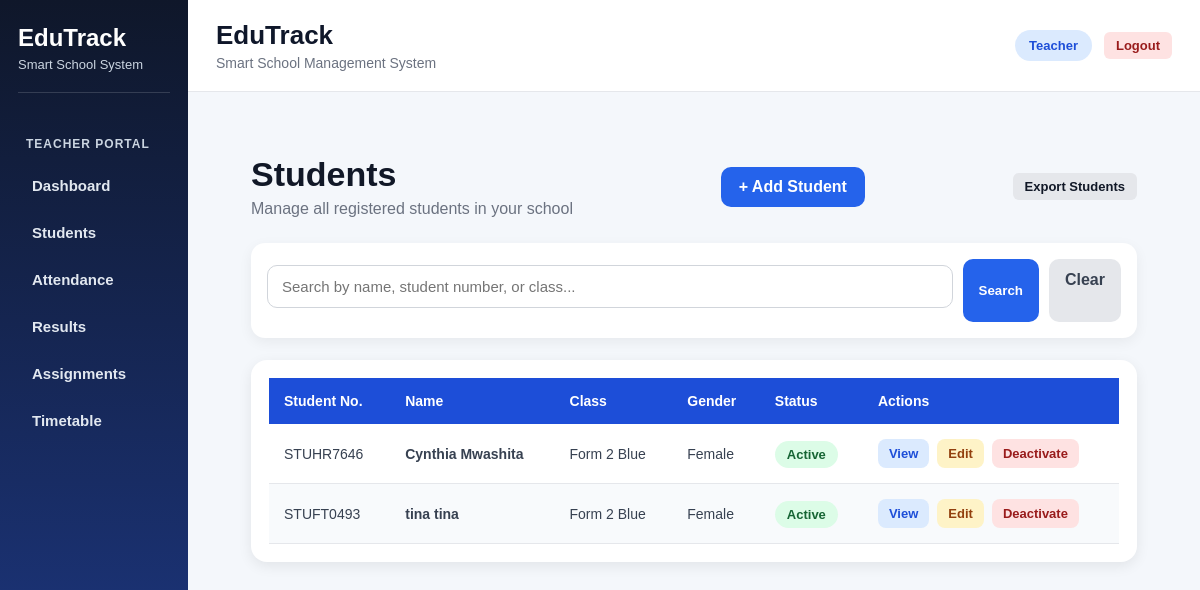
The page /students (signed in) on the database its author committed.
### tables this page shows
CREATE TABLE students (
            id INTEGER PRIMARY KEY AUTOINCREMENT,
            school_id INTEGER,
            student_number TEXT UNIQUE,
            first_name TEXT,
            last_name TEXT,
            birthday TEXT,
            gender TEXT,
            enrollment_date TEXT,
            leaving_year TEXT,
            class_name TEXT,
            boarding_status TEXT,
            home_address TEXT,
            mailing_address TEXT,
            student_phone TEXT,
            medical_info TEXT,
            emergency_contact TEXT,
            guardian1_name TEXT,
            guardian1_relationship TEXT,
            guardian1_phone TEXT,
            guardian1_whatsapp TEXT,
            guardian1_email TEXT,
            guardian2_name TEXT,
            guardian2_relationship TEXT,
            guardian2_phone TEXT,
            guardian2_whatsapp TEXT,
            guardian2_email TEXT,
            current_status TEXT
        );

### app.py (the view, shortened to what this page needs)
@app.route("/students")
@login_required
@roles_required("super_admin", "school_admin", "teacher")
def students():
    search = request.args.get("search", "").strip()
    school_id = session.get("school_id")
    role = session.get("role")
    params = []
    query = """
        SELECT *,
               COALESCE(current_status, 'Active') AS status
        FROM students
        WHERE 1=1
    """
    if role != "super_admin":
        query += " AND school_id = ?"
        params.append(school_id)
    query += " ORDER BY class_name, last_name, first_name"
    students = fetch_all(query, tuple(params))
    return render_template("students.html", students=students, search=search)

### app.py (called while the page is built, shortened)
def is_postgres():
    return os.environ.get("DATABASE_URL") is not None

def get_db():
    if is_postgres():
        return psycopg2.connect(
            os.environ.get("DATABASE_URL"),
            cursor_factory=RealDictCursor
        )
    conn = sqlite3.connect(DB_PATH)
    conn.row_factory = sqlite3.Row
    return conn

def convert_query(query: str) -> str:
    if is_postgres():
        return query.replace("?", "%s")
    return query

def fetch_one(query, params=()):
    conn = get_db()
    cursor = conn.cursor()
    cursor.execute(convert_query(query), params)
    row = cursor.fetchone()
    conn.close()
    return row

def fetch_all(query, params=()):
    conn = get_db()
    cursor = conn.cursor()
    cursor.execute(convert_query(query), params)
    rows = cursor.fetchall()
    conn.close()
    return rows

def login_required(f):
    @wraps(f)
    def wrapper(*args, **kwargs):
        if "user_id" not in session:
            flash("Please log in first.", "warning")
            return redirect(url_for("login"))
        school_id = session.get("school_id")
        role = session.get("role")
        if role != "super_admin" and school_id:
            school = fetch_one("SELECT * FROM schools WHERE id = ?", (school_id,))
            if school:
                is_active = row_get(school, "is_active", 1)
                subscription_status = row_get(school, "subscription_status", "active")
                if int(is_active or 0) != 1 or subscription_status in ["suspended", "overdue"]:
                    session.clear()
                    return redirect(url_for("subscription_expired"))
        return f(*args, **kwargs)
    return wrapper

def roles_required(*allowed_roles):
    def decorator(f):
        @wraps(f)
        def wrapper(*args, **kwargs):
            if "user_id" not in session:
                flash("Please log in first.", "warning")
                return redirect(url_for("login"))
            role = session.get("role")
            return f(*args, **kwargs)
        return wrapper
    return decorator

def row_get(row, key, default=None):
    try:
        if row is None:
            return default
        if isinstance(row, dict):
            return row.get(key, default)
        if hasattr(row, "keys") and key not in row.keys():
            return default
        return row[key]
    except Exception:
        return default

### templates/students.html (shortened to what this page needs)
{% extends "base.html" %}
{% block content %}
<div class="students-page">
  <div class="students-header">
    <div>
      <h1>Students</h1>
      <p>Manage all registered students in your school</p>
    </div>
    <a href="{{ url_for('add_student') }}" class="add-student-btn">
      + Add Student
    </a>
    <a href="{{ url_for('export_students_csv') }}" class="btn btn-secondary">
    Export Students
</a>
  </div>
  <form method="GET" action="{{ url_for('students') }}" class="student-search-box">
    <input
      type="text"
      name="search"
      placeholder="Search by name, student number, or class..."
      value="{{ search or '' }}"
    >
    <button type="submit">Search</button>
    <a href="{{ url_for('students') }}">Clear</a>
  </form>
  <div class="student-table-card">
    <div class="table-scroll">
      <table class="student-table">
        <thead>
          <tr>
            <th>Student No.</th>
            <th>Name</th>
            <th>Class</th>
            <th>Gender</th>
            <th>Status</th>
            <th>Actions</th>
          </tr>
        </thead>
        <tbody>
          {% for student in students %}
          <tr>
            <td>{{ student.student_number }}</td>
            <td class="student-name">{{ student.first_name }} {{ student.last_name }}</td>
            <td>{{ student.class_name }}</td>
            <td>{{ student.gender }}</td>
            <td>
              {% if student.status == "Active" %}
                <span class="student-status active">Active</span>
              {% else %}
                <span class="student-status inactive">Inactive</span>
              {% endif %}
            </td>
            <td>
              <div class="student-actions">
                <a href="{{ url_for('student_profile', id=student.id) }}" class="action-btn view">View</a>
                <a href="{{ url_for('edit_student', id=student.id) }}" class="action-btn edit">Edit</a>
                {% if student.status == "Active" %}
                <form action="{{ url_for('deactivate_student', student_id=student.id) }}" method="POST">
                  <button type="submit" class="action-btn deactivate">Deactivate</button>
                </form>
                {% else %}
                <form action="{{ url_for('reactivate_student', student_id=student.id) }}" method="POST">
                  <button type="submit" class="action-btn reactivate">Reactivate</button>
                </form>
                {% endif %}
              </div>
            </td>
          </tr>
          {% else %}
          <tr>
            <td colspan="6" class="empty-row">No students found.</td>
          </tr>
          {% endfor %}
        </tbody>
      </table>
    </div>
  </div>
</div>
{% endblock %}

### static/style.css (style rules this page uses)
* { margin: 0; padding: 0; box-sizing: border-box; }
body { font-family: Arial, sans-serif; background: #f4f7fb; color: #1f2937; }
a { text-decoration: none; }
.btn { display: inline-block; border: none; padding: 10px 16px; border-radius: 10px; font-weight: 700; cursor: pointer; transition: 0.2s ease; }
table { width: 100%; border-collapse: collapse; background: white; }
table th { background: #eff6ff; color: #1e3a8a; text-align: left; padding: 14px; font-size: 14px; }
table td { padding: 14px; border-bottom: 1px solid #e5e7eb; font-size: 14px; }
input, select, textarea { width: 100%; padding: 12px 14px; border: 1px solid #d1d5db; border-radius: 10px; font-size: 14px; background: white; margin-top: 6px; margin-bottom: 14px; }
.btn-secondary { background: #e5e7eb; color: #111827; }
table th { background: #1e3a8a; color: white; font-weight: 600; }
table tr:nth-child(even) { background: #f8fafc; }
.btn { border-radius: 10px; font-weight: 600; transition: 0.2s ease; }
.students-header { margin-bottom: 20px; }
.student-actions { display: flex; gap: 8px; flex-wrap: wrap; align-items: center; }
.student-name { font-weight: 600; }
.btn { padding: 6px 12px; border-radius: 6px; font-size: 13px; text-decoration: none; border: none; cursor: pointer; }
.students-page { padding: 35px; }
.students-header { display: flex; justify-content: space-between; align-items: center; margin-bottom: 25px; }
.students-header h1 { font-size: 34px; margin: 0; color: #111827; }
.students-header p { margin-top: 6px; color: #6b7280; }
.add-student-btn { background: #2563eb; color: white !important; padding: 11px 18px; border-radius: 10px; text-decoration: none; font-weight: 700; white-space: nowrap; }
.student-search-box { background: white; padding: 16px; border-radius: 14px; display: flex; gap: 10px; margin-bottom: 22px; box-shadow: 0 4px 14px rgba(0,0,0,0.06); }
.student-search-box input { flex: 1; padding: 12px 14px; border: 1px solid #d1d5db; border-radius: 10px; font-size: 15px; }
.student-search-box button, .student-search-box a { padding: 12px 16px; border-radius: 10px; border: none; text-decoration: none; font-weight: 700; }
.student-search-box button { background: #2563eb; color: white; }
.student-search-box a { background: #e5e7eb; color: #374151; }
.student-table-card { background: white; border-radius: 16px; padding: 18px; box-shadow: 0 4px 14px rgba(0,0,0,0.08); }
.table-scroll { overflow-x: auto; }
.student-table { width: 100%; border-collapse: collapse; min-width: 850px; }
.student-table th { background: #1d4ed8; color: white; padding: 15px; text-align: left; font-size: 14px; }
.student-table td { padding: 15px; border-bottom: 1px solid #e5e7eb; color: #374151; }
.student-name { font-weight: 700; color: #111827; }
.student-status { padding: 6px 12px; border-radius: 999px; font-size: 13px; font-weight: 700; }
.student-status.active { background: #dcfce7; color: #166534; }
.student-actions { display: flex; gap: 8px; align-items: center; flex-wrap: nowrap; }
.student-actions form { margin: 0; }
.action-btn { border: none; padding: 7px 11px; border-radius: 8px; font-size: 13px; font-weight: 700; text-decoration: none; cursor: pointer; display: inline-block; }
.action-btn.view { background: #dbeafe; color: #1d4ed8; }
.action-btn.edit { background: #fef3c7; color: #92400e; }
.action-btn.deactivate { background: #fee2e2; color: #991b1b; }

### rows shown on the page
students: student_number "STUHR7646", first_name "Cynthia", last_name "Mwashita", class_name "Form 2 Blue", gender "Female"
students: student_number "STUFT0493", first_name "tina", last_name "tina", class_name "Form 2 Blue", gender "Female"

### other values the page prints
{{ session.get('role', 'user')|replace('_', ' ')|title }} "Teacher"
